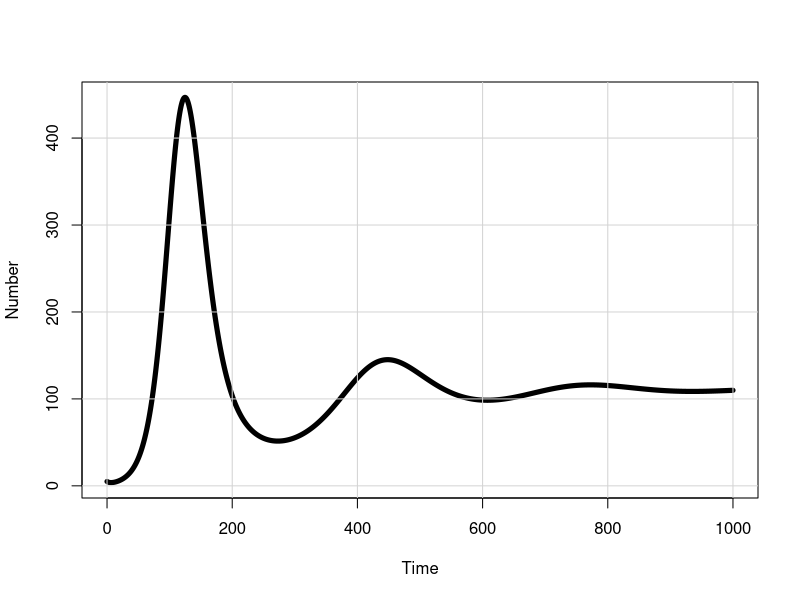

Generate this figure with R:


rm(list=ls())
require(deSolve)
#----- The differential equations -----
sir <- function(t, x, p) {
  with(as.list(c(x,p)),{
    
  #Country 1
    
    dS_1 <- -S_1*(beta*(I_1+A_1)+m12*beta*(I_2+A_2)) - nu_1*S_1 + w1*V_1 + w2*R_1
    dE_1 <- S_1*(beta*(I_1+A_1)+m12*beta*(I_2+A_2)) - e*E_1
    dA_1 <- mu1*e*E_1 - nu_1*A_1 - gamma1*A_1
    dI_1 <- (1-mu1-mu2)*e*E_1 - gamma2*I_1 - phi*I_1  - delta1*I_1
    dH_1 <- mu2*e*E_1 + phi*I_1 - gamma3*H_1 - delta2*H_1
    dR_1 <- gamma1*A_1 + gamma2*I_1 + gamma3*H_1 - nu_1*R_1 - w2*R_1
    dV_1 <- nu_1*S_1 + nu_1*A_1 + nu_1*R_1 - w1*V_1
    
    #COuntry 2
    dS_2 <- -S_2*(beta*(I_2+A_2)+m12*beta*(I_1+A_1)) - nu_2*S_2 + w1*V_2 + w2*R_2
    dE_2 <- S_2*(beta*(I_2+A_2)+m21*beta*(I_1+A_1)) - e*E_2
    dA_2 <- mu1*e*E_2 - nu_2*A_2 - gamma1*A_2
    dI_2 <- (1-mu1-mu2)*e*E_2 - gamma2*I_2 - phi*I_2  - delta1*I_2
    dH_2 <- mu2*e*E_2 + phi*I_2 - gamma3*H_2 - delta2*H_2
    dR_2 <- gamma1*A_2 + gamma2*I_2 + gamma3*H_2 - nu_2*R_2 - w2*R_2
    dV_2 <- nu_2*S_2 + nu_2*A_2 + nu_2*R_2 - w1*V_2
    
    list(c(dS_1, dE_1, dA_1, dI_1, dH_1, dR_1, dV_1, 
           dS_2,dE_2, dA_2, dI_2,dH_2, dR_2,dV_2))
  })
}

beta = 0.00005
nu_1 = 0.0
nu_2 = 0.001
w1 = 1/90 # assuming vaccine immunity lasts for 90 days
w2 = 1/180 # assuming natural immunity lasts for 180 days
e = 1/10 # 10 days from exposure to infection
mu1 = 0.25 # percent asymptomatic 15-60% from various sources
mu2 = 0.0002 # percent to hospital from CDC data from Sept 29, 2022
gamma1 = 1/9 # guessing same as mild case or less
gamma2 = 1/10 # sick for 7-14 days
gamma3 = 1/50 # sick for 6 weeks or more
phi = 0.00004 # guessing part of hospitalized rates are from here
delta1 = 0.0
delta2 = 0.011/50 # case-fatality divided by length of infection
m12= 0.0
m21= 0.0


S_0 <- 5000.0 # Initial conditions
E_0 <- 0.0
A_0 <- 0.0
I_0 <- 5.0 # initial conditions
H_0 <- 0.0
R_0 <- 0.0 # initial conditions
V_0 <- 0.0

times <- seq(0.0, 1000.0, 0.1) # Time sequence
parms <- c(beta=beta,  nu_1=nu_1, nu_2=nu_2, w1=w1, w2=w2, e=e,
           mu1=mu1, mu2=mu2, gamma1=gamma1, gamma2=gamma2,
           gamma3=gamma3, phi=phi, delta1=delta1, delta2=delta2, m12=m12, m21=m21)

xstart <- c(S_1=S_0, E_1=E_0, A_1=A_0, I_1=I_0, H_1=H_0, R_1= R_0, V_1=V_0,
            S_2= S_0, E_2=E_0, A_2=A_0, I_2=I_0, H_2=H_0, R_2=R_0, V_2=V_0) # Initial conditions
my.atol <- c(1e-16,1e-16,1e-16,1e-16,1e-16,1e-16,1e-16,1e-16,1e-16,1e-16,1e-16,1e-16,1e-16,1e-16); # Abs. accuracy - remember to add a term for each equation
my.rtol <- 1e-12 # Rel. accuracy
out <- as.data.frame(lsoda(xstart, times,
                           sir, parms, my.rtol, my.atol)) # Solve the eqns.
#----- Plot the output -------
plot(out$time, out$I_1, col="black", type="l", lwd=5,
     xlab="Time", ylab="Number")
#ylim=c(0,5000), xlab="Time", ylab="Number")
#lines(out$time, out$I, col="red", lwd=5)
#lines(out$time, out$R, col="blue", lwd=5)
grid(NULL, NULL, lty=1,lwd=1)

#N_star <- m/b
#print(N_star) # Print out equilibria values
#print((r/a)*(1-m/(b*K)))
